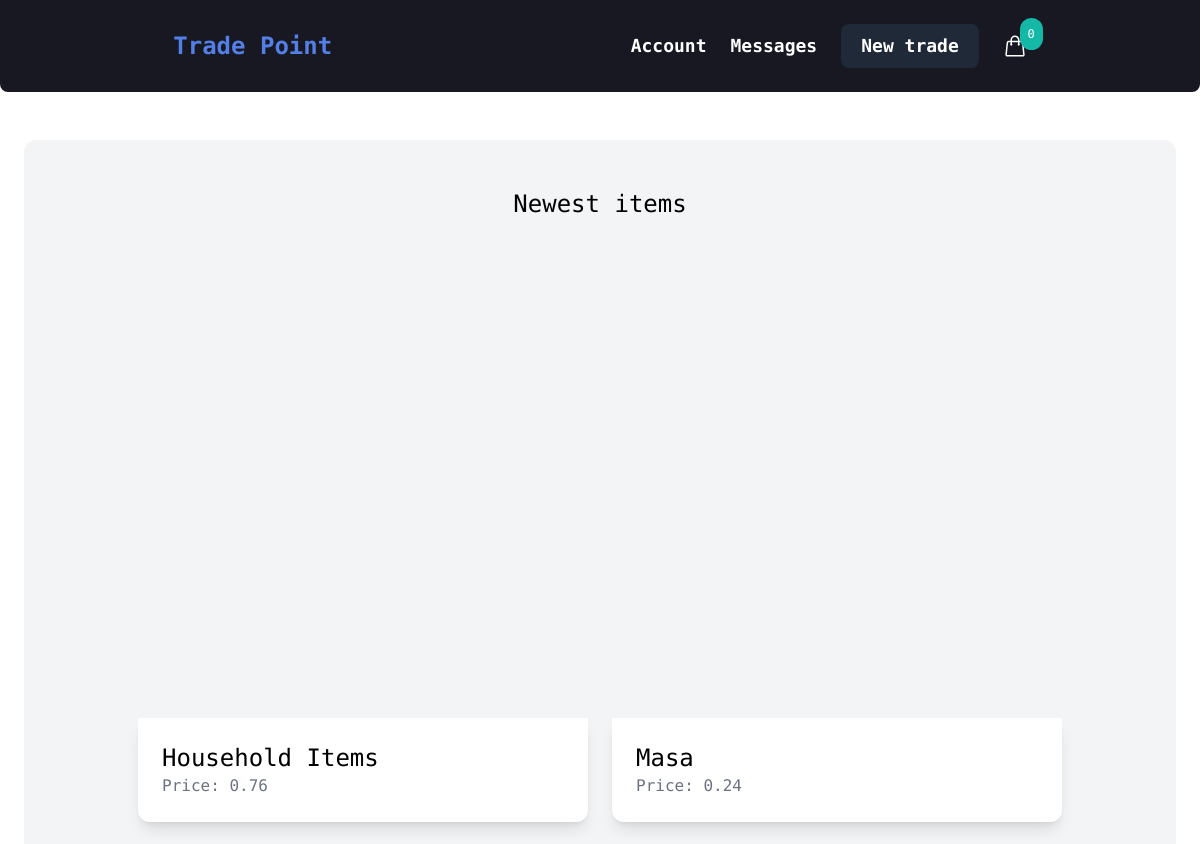
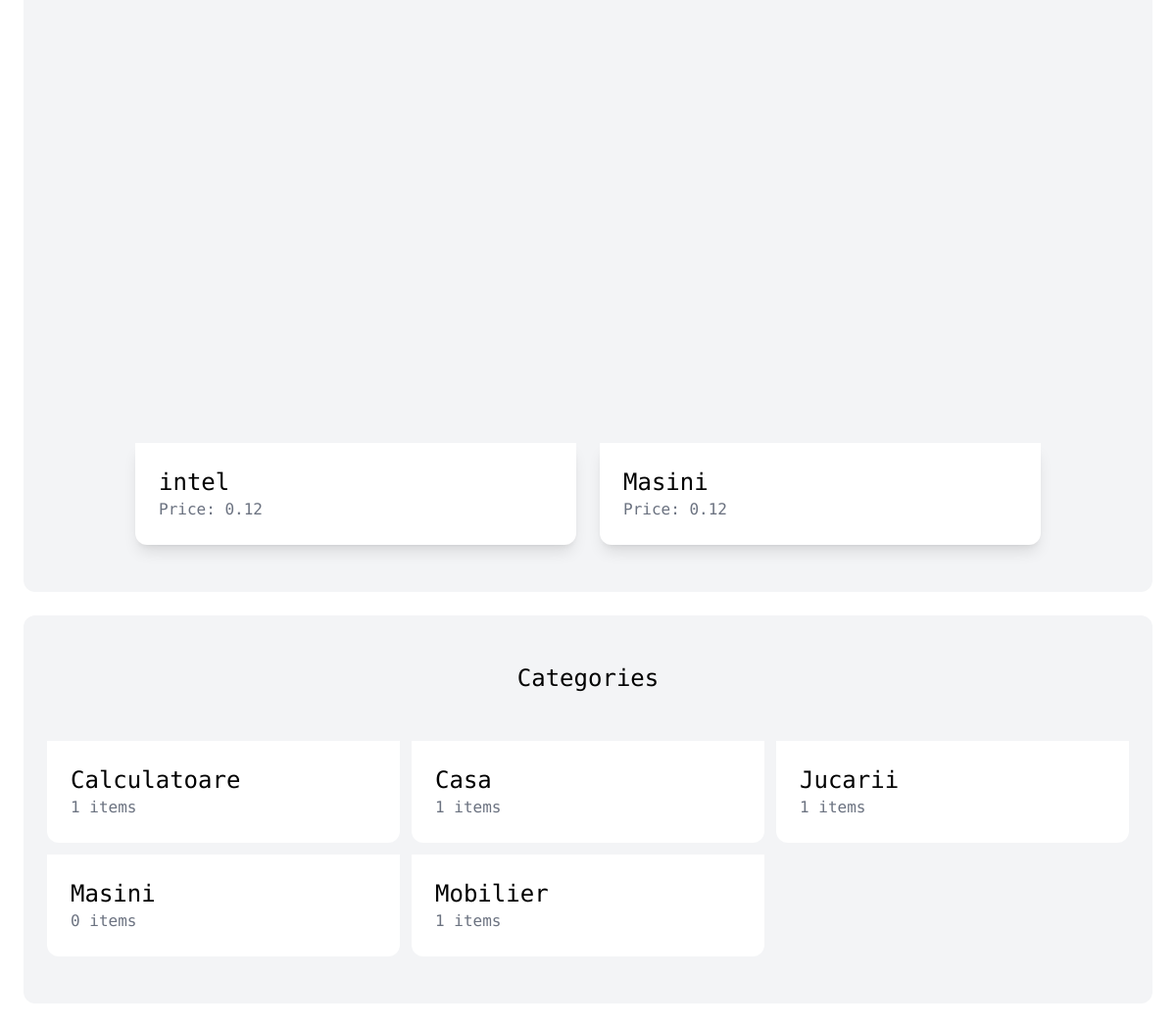
/, run on an earlier commit of the app's database (2 pictures, top to bottom).
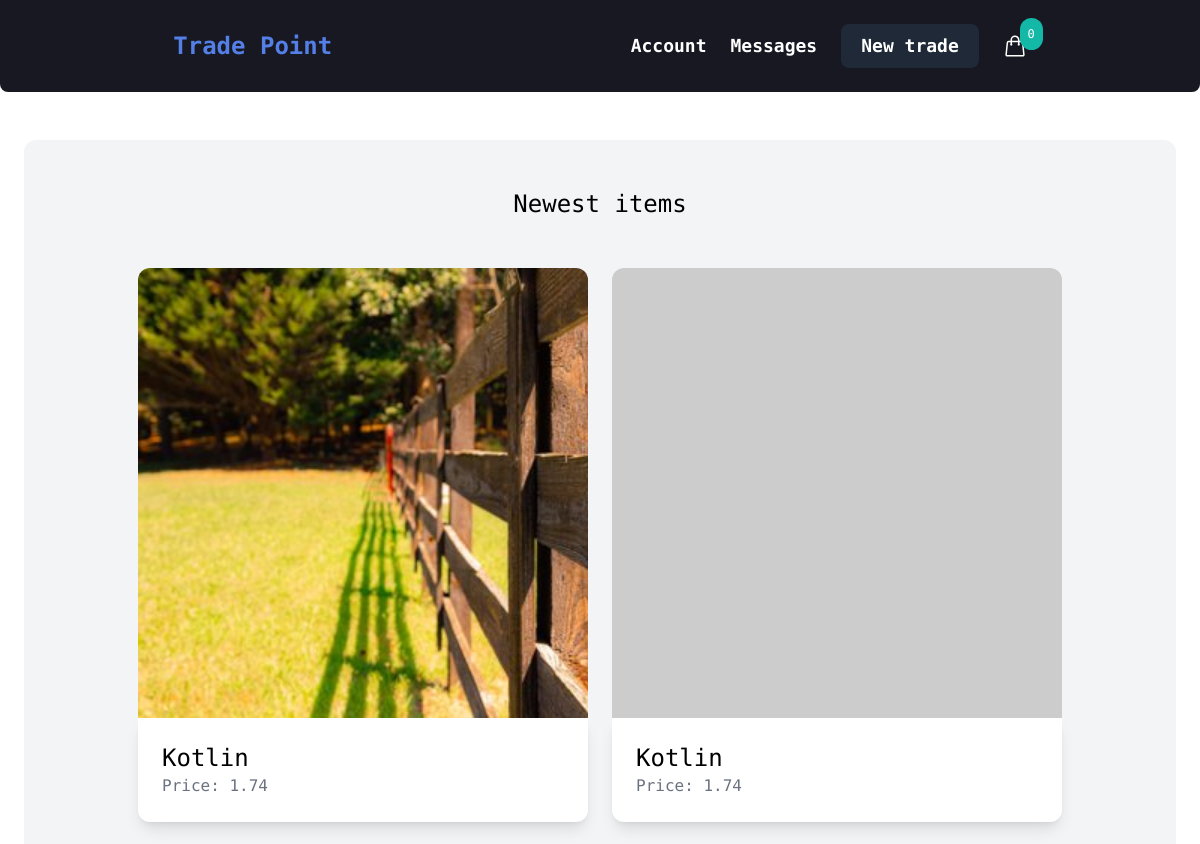
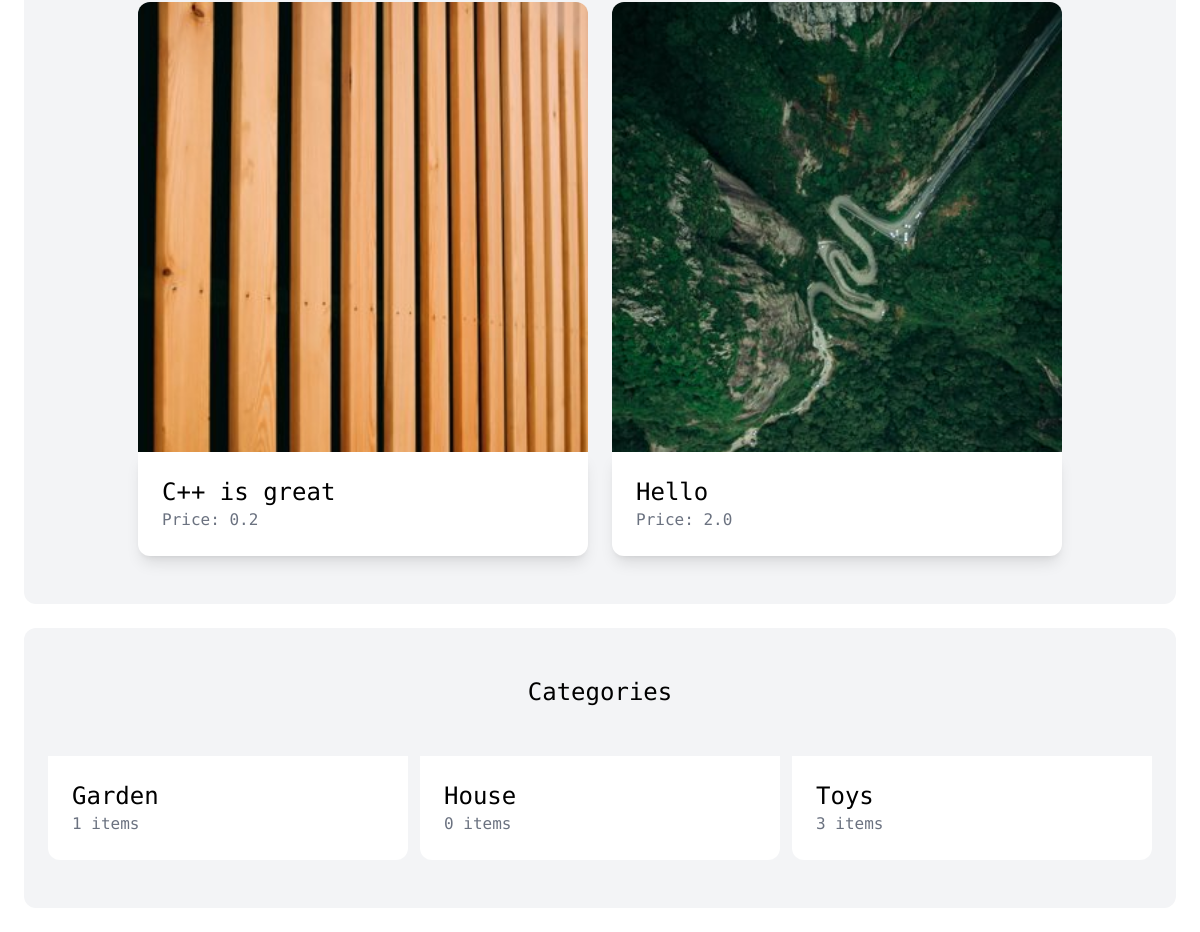
And on a later commit of the database (2 pictures, top to bottom).
### item/models.py (models this page shows, shortened)
class Item(models.Model):
    category = models.ForeignKey(Category, related_name='items', on_delete=models.CASCADE)
    name = models.CharField(max_length=200)
    description = models.TextField(blank=True, null=True)
    price = models.IntegerField()
    image = models.ImageField(upload_to='item_images', blank=True, null=True)
    thumbnail = models.ImageField(upload_to='item_images', blank=True, null=True)
    is_sold = models.BooleanField(default=False)
    created_at = models.DateTimeField(auto_now_add=True)
    created_by = models.ForeignKey(User, related_name='items', on_delete=models.CASCADE)
    updated_at = models.DateTimeField(auto_now=True)
    class Meta:
        ordering = ('-created_at',)
    def get_display_price(self):
        return self.price / 100
    def get_thumbnail(self):
        if self.thumbnail:
            return self.thumbnail.url
        else:
            if self.image:
                self.thumbnail = self.make_thumbnail(self.image)
                self.save()
                return self.thumbnail.url
            else:
                return 'https://via.placeholder.com/240x240.jpg'
    def make_thumbnail(self, image, size=(450, 450)):
        img = Image.open(image)
        img.convert('RGB')
        img.thumbnail(size)
        thumb_io = BytesIO()
        img.save(thumb_io, 'JPEG', quality=85)
        thumbnail = File(thumb_io, name=image.name)
        return thumbnail

class Category(models.Model):
    name = models.CharField(max_length=200)
    class Meta:
        ordering = ['name']
        verbose_name_plural = 'Categories'

### base/views.py (the view)
# urls.py: path('', views.index, name="index"),
def index(request):
    items = Item.objects.filter(is_sold=False)[0:10]
    categoies = Category.objects.all()
    return render(request, 'base/index.html', {
        'items': items,
        'categories': categoies,
    })

### cart/cart.py (called while the page is built)
    def __len__(self):
        return sum(item['quantity'] for item in self.cart.values())

### cart/context_processors.py (called while the page is built)
def cart(request):
    return {'cart': Cart(request)}

### base/templates/base/index.html (shortened to what this page needs)
{% extends 'main.html' %}
{% block content %}
    <div class="mt-6 px-6 py-12 bg-gray-100 rounded-xl">
        <h2 class="mb-12 text-2xl text-center">Newest items</h2>
        <div class="flex flex-wrap justify-center items-center gap-6 ">
            {% for item in items %}
                <div class="">
                    <a href="{% url 'item:detail' item.id %}">
                        <div class="w-[450px] h-[450px] rounded-t-xl"
                             style="background-image: url('{{ item.get_thumbnail }}'); background-size: cover;">
                        </div>
                        <div class="p-6 bg-white rounded-b-xl shadow-lg">
                            <h2 class="text-2xl">{{ item.name }}</h2>
                            <p class="text-gray-500">Price: {{ item.get_display_price }}</p>
                        </div>
                    </a>
                </div>
            {% endfor %}
        </div>
    </div>
    <div class="mt-6 px-6 py-12 bg-gray-100 rounded-xl">
        <h2 class="mb-12 text-2xl text-center">Categories</h2>
        <div class="grid grid-cols-3 gap-3">
            {% for category in categories %}
                <div>
                    <a href="#">
                        <div class="p-6 bg-white rounded-b-xl">
                            <h2 class="text-2xl">{{ category.name }}</h2>
                            <p class="text-gray-500">{{ category.items.count }} items</p>
                        </div>
                    </a>
                </div>
            {% endfor %}
        </div>
    </div>
{% endblock content %}

### templates/main.html (shortened to what this page needs)
{% load static %}
{% load bootstrap_icons %}
<!DOCTYPE html>
<html lang="en">
<head>
    <link rel="stylesheet" href="{% static 'css/main.css' %}">
    <script src="https://cdn.tailwindcss.com"></script>
</head>
<body>
    <nav class="py-6 px-6 flex justify-around items-center text-white rounded-b-lg">
        <div class="flex gap-2 items-center">
            <span class="text-2xl font-bold animate-pulse" style="color: #537FE7;"><a href="{% url 'base:index' %}">Trade Point</a></span>
        </div>
        <div class="flex gap-6 items-center">
            <div class="flex items-center gap-2 hover:text-teal-500 hover:cursor-pointer hover:opacity-80">
                <span class="text-lg font-bold"><a href="{% url 'dashboard:index' %}">Account</a></span>
            </div>
            <div class="flex items-center gap-2 hover:text-teal-500 hover:cursor-pointer hover:opacity-80">
                <span class="text-lg font-bold"><a href="{% url 'conversation:inbox' %}">Messages</a></span>
            </div>
            <a href="{% url 'item:new' %}" class="trasition ease-in-out delay-150 duration-300 text-lg font-bold bg-gray-800 px-5 py-2
                rounded-lg flex gap-2 items-center hover:bg-gray-900 hover:-translate-y-110 hover:scale-110">
                New trade
            </a>
            <div hx-get="{% url 'hx_menu_cart' %}" hx-trigger="update-menu-cart from:body" hx-swap="innerHTML">
                {% include 'cart/partials/menu_cart.html' %}
            </div>
        </div>
    </nav>
    <div class="px-6 py-6">
        {% block content %}{% endblock content %}
    </div>
</body>
</html>

### cart/templates/cart/partials/menu_cart.html (shortened to what this page needs)
<a href="{% url 'cart' %}" id="menu-cart-button" class="relative">
    <span class="p-2 absolute -top-4 -right-4 bg-teal-500 text-white text-xs rounded-full">{{cart|length}}</span>
</a>

### static/css/main.css (style rules this page uses)
* { font-family: 'Space Mono', monospace; }
nav, .categories { background-color: #181823; }

What changed in the data, as far as the page shows it:
removed Item: name "Household Items", get_display_price "0.76"
removed Item: name "Masa", get_display_price "0.24"
removed Item: name "intel", get_display_price "0.12"
removed Item: name "Masini", get_display_price "0.12"
removed Category: name "Calculatoare", items.count "1"
removed Category: name "Casa", items.count "1"
removed Category: name "Masini", items.count "0"
removed Category: name "Mobilier", items.count "1"
added Item: get_thumbnail (picture), name "Kotlin", get_display_price "1.74"
added Item: name "Kotlin", get_display_price "1.74"
added Item: get_thumbnail (picture), name "C++ is great", get_display_price "0.2"
added Item: get_thumbnail (picture), name "Hello", get_display_price "2.0"
added Category: name "Garden", items.count "1"
added Category: name "House", items.count "0"
changed Category: name "Jucarii" → "Toys"; items.count "1" → "3"
